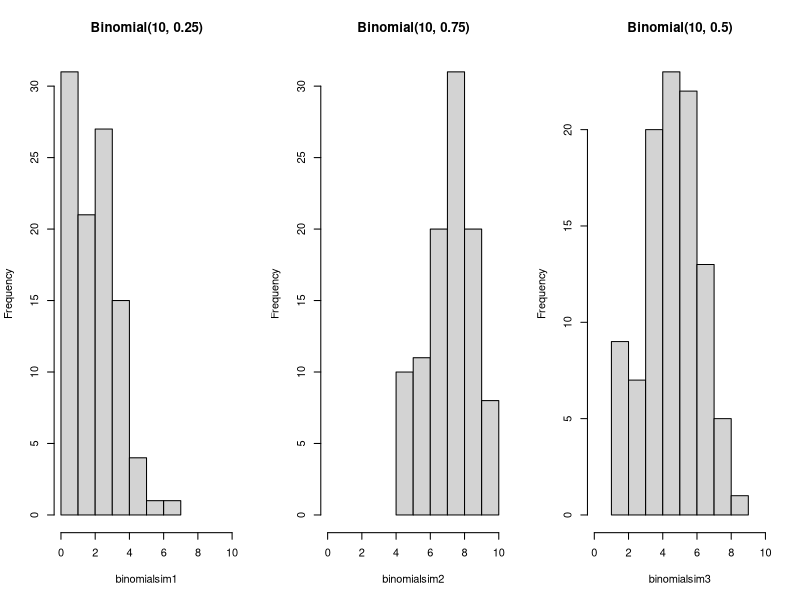
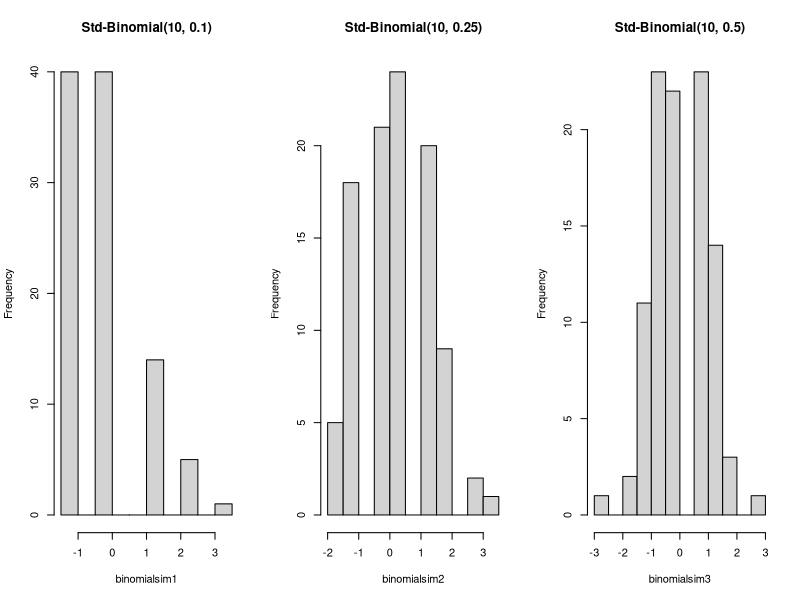
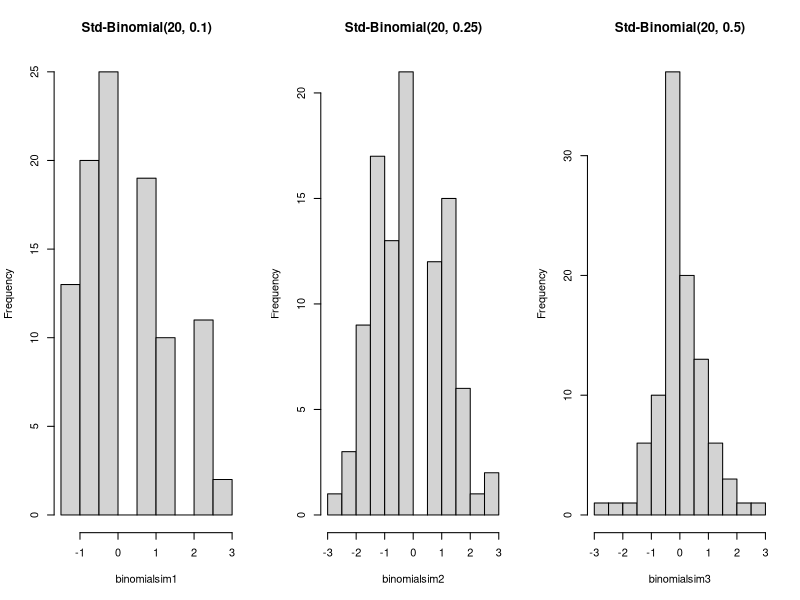
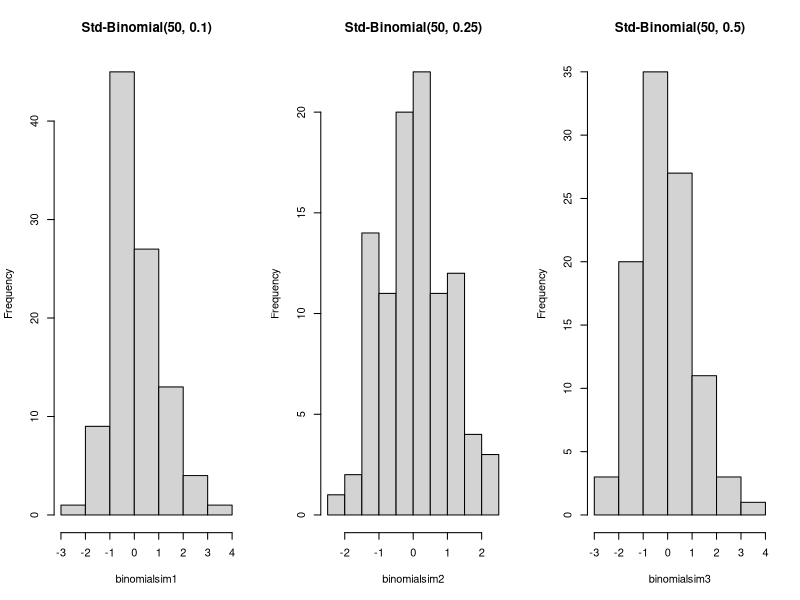
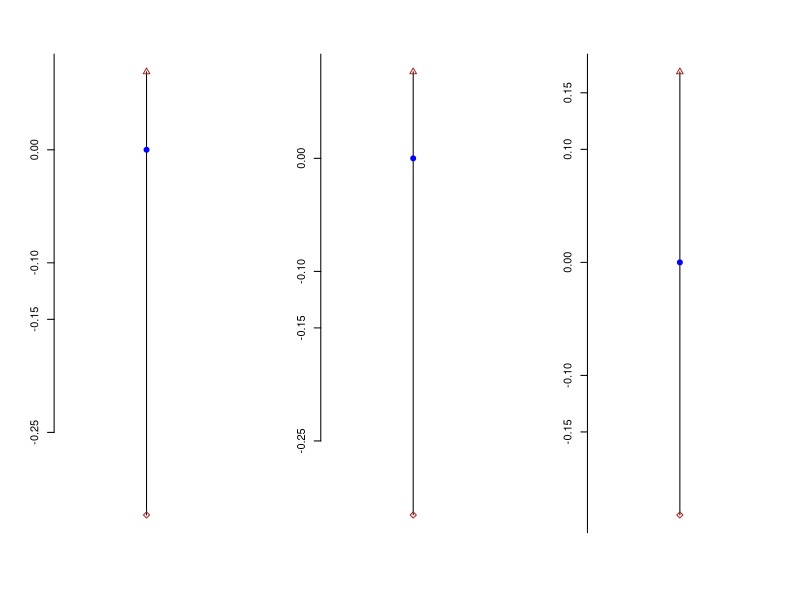
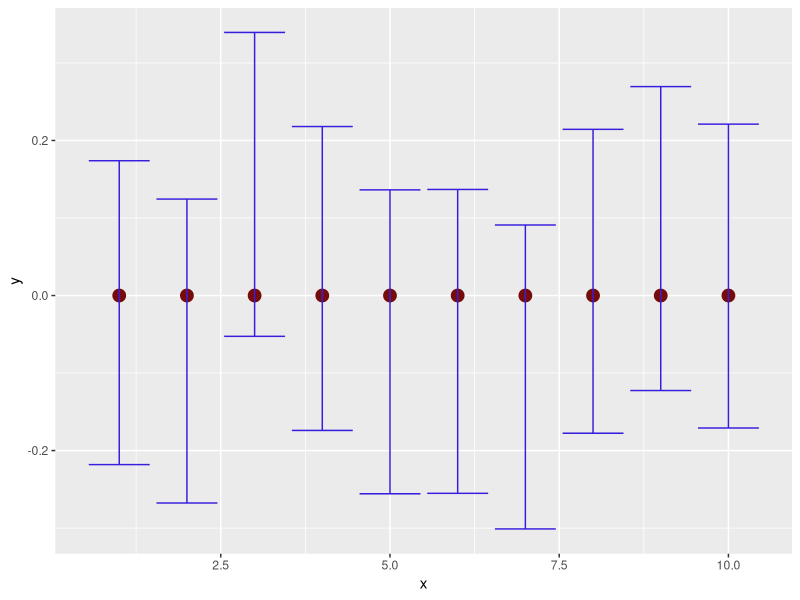
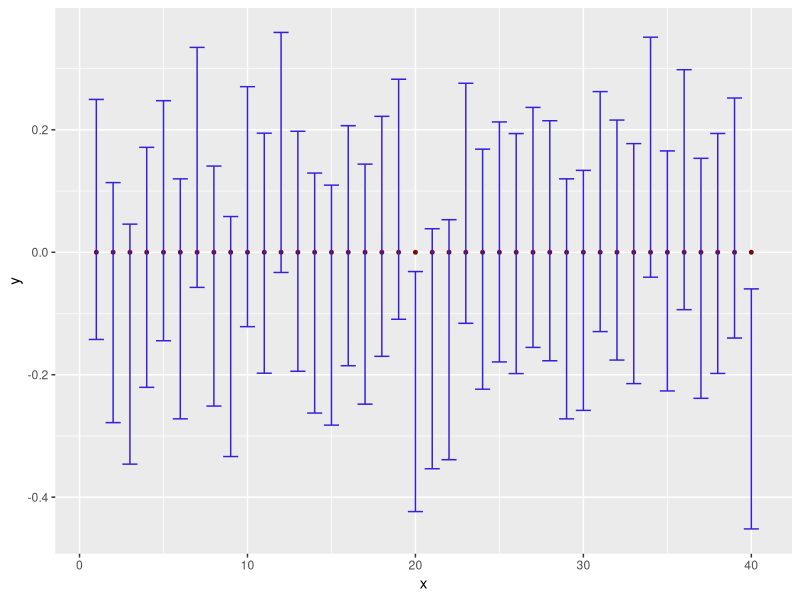
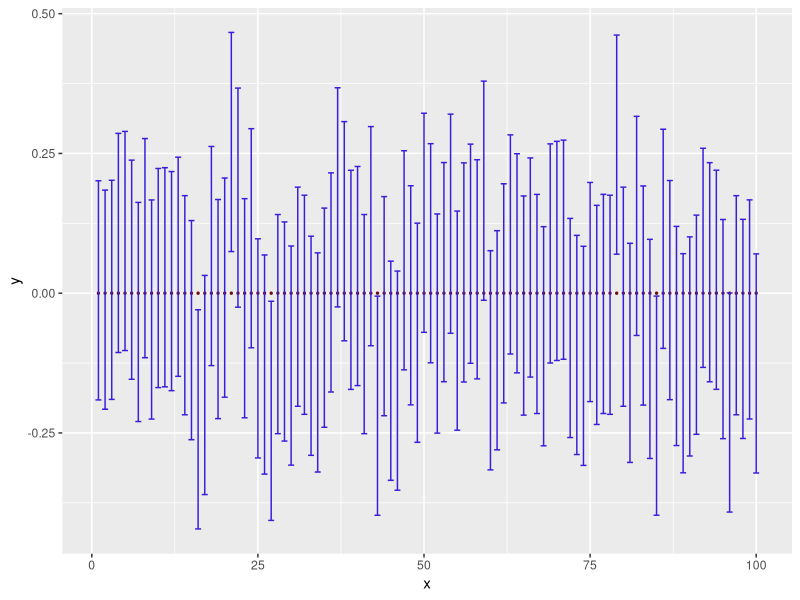

Recreate these plots in R, in order.
#############
"R-code notes compilation for  Week 8 March 15th, 17th
Compiled by: Deepta Basak, B.Math(hons.) 1st year"
#############


### Simulating Central Limit

# loading tidyverse for ggplot
library(tidyverse)




binomialsim1 <- rbinom(100, 10, 0.25)
# Generates 100 Binomial(10,0.25) samples
binomialsim2 <- replicate(100, rbinom(1, 10, 0.75))
# Generates 100 Binomial(10,0.75) samples
binomialsim3 <- replicate(100, rbinom(1, 10, 0.5))
# Generates 100 Binomial(10,0.5) samples

# Let's plot these
par(mfrow = c(1, 3))
#  par() -> used to set graphical entry parameters.
#  mfrow = c(1, 3) -> ensures all subsequent figures will be drawn in a 1x3 array on the device BY COLUMNS.

# Histogram plots of all the above three simulations
hist(binomialsim1, xlim = c(0, 10), main = "Binomial(10, 0.25)")
hist(binomialsim2, xlim = c(0, 10), main = "Binomial(10, 0.75)")
hist(binomialsim3, xlim = c(0, 10), main = "Binomial(10, 0.5)")
# From the above plots, it seems that for n = 10,
# symmetry is achieved when p = 0.5 and not when p = 0.25 or p = 0.75



### Visualizing the Central Limit Theorem

## n = 10
binomialsim1 <- replicate(
  100,
  (rbinom(1, 10, 0.1) - 1) / sqrt(10 * 0.1 * 0.9)
)
binomialsim2 <- replicate(
  100,
  (rbinom(1, 10, 0.25) - 2.5) / sqrt(10 * 0.25 * 0.75)
)
binomialsim3 <- replicate(
  100,
  (rbinom(1, 10, 0.5) - 5) / sqrt(10 * 0.5 * 0.5)
)

# Plotting
par(mfrow = c(1, 3))
# Standardized histograms for Binomial distribution with n = 10 and p = 0.1, 0.25, 0.5
hist(binomialsim1, main = "Std-Binomial(10, 0.1)")
hist(binomialsim2, main = "Std-Binomial(10, 0.25)")
hist(binomialsim3, main = "Std-Binomial(10, 0.5)")
# Perhaps n = 10 is not large enough to see the Central Limit Theorem occurring




## n = 20
binomialsim1 <- replicate(
  100,
  (rbinom(1, 20, 0.1) - 2) / sqrt(20 * 0.1 * 0.9)
)
binomialsim2 <- replicate(
  100,
  (rbinom(1, 20, 0.25) - 5) / sqrt(20 * 0.25 * 0.75)
)
binomialsim3 <- replicate(
  100,
  (rbinom(1, 20, 0.5) - 10) / sqrt(20 * 0.5 * 0.5)
)

# Plotting
par(mfrow = c(1, 3))
# Standardized histograms for Binomial distribution with n = 20 and p = 0.1, 0.25, 0.5
hist(binomialsim1, main = "Std-Binomial(20, 0.1)")
hist(binomialsim2, main = "Std-Binomial(20, 0.25)")
hist(binomialsim3, main = "Std-Binomial(20, 0.5)")
# n = 20 seems better for visualizing the Central Limit Theorem




## n = 50
binomialsim1 <- replicate(
  100,
  (rbinom(1, 50, 0.1) - 5) / sqrt(50 * 0.1 * 0.9)
)
binomialsim2 <- replicate(
  100,
  (rbinom(1, 50, 0.25) - 12.5) / sqrt(50 * 0.25 * 0.75)
)
binomialsim3 <- replicate(
  100,
  (rbinom(1, 50, 0.5) - 25) / sqrt(50 * 0.5 * 0.5)
)

# Plotting
par(mfrow = c(1, 3))
# Standardized histograms for Binomial distribution with n = 50 and p = 0.1, 0.25, 0.5
hist(binomialsim1, main = "Std-Binomial(50, 0.1)")
hist(binomialsim2, main = "Std-Binomial(50, 0.25)")
hist(binomialsim3, main = "Std-Binomial(50, 0.5)")
# With n = 50, we get closer to a Normal distribution









## Confidence Intervals

cifn <- function(x, alpha = 0.95) {
  z <- qnorm(
    (1 - alpha) / 2,
    lower.tail = FALSE
  )
  # z = 1.96
  sdx <- sqrt(1 / length(x))
  # sdx = \frac{1}{\sqrt{n}}
  c(mean(x) - z * sdx, mean(x) + z * sdx)
  # (mean(x) - \frac{1.96}{\sqrt{n}}, mean(x) - \frac{1.96}{\sqrt{n}})
}

##

x1 <- rnorm(100, 0, 1)
# 100 samples from Normal(0,1)
y <- cifn(x1)
# 95% confidence interval

x2 <- rnorm(100, 0, 1)
# 100 samples from Normal(0,1)
z <- cifn(x2)
# 95% confidence interval

x3 <- rnorm(100, 0, 1)
# 100 samples from Normal(0,1)
w <- cifn(x3)
# 95% confidence interval


## Let's plot the confidence intervals
par(mfrow = c(1, 3))

plot(c(0, 0), y, type = "l", xlab = "", ylab = "", axes = FALSE)
axis(2, at = c(-0.25, -0.15, -0.1, 0, 0.1, 0.15, 0.25))
points(0, 0, pch = 19, col = "blue")
points(0, y[1], pch = 23, col = "brown")
points(0, y[2], pch = 24, col = "brown")
# Plot of the first confidence interval y

plot(c(0, 0), z, type = "l", xlab = "", ylab = "", axes = FALSE)
axis(2, at = c(-0.25, -0.15, -0.1, 0, 0.1, 0.15, 0.25))
points(0, 0, pch = 19, col = "blue")
points(0, z[1], pch = 23, col = "brown")
points(0, z[2], pch = 24, col = "brown")
# Plot of the second confidence interval z

plot(c(0, 0), w, type = "l", xlab = "", ylab = "", axes = FALSE)
axis(2, at = c(-0.25, -0.15, -0.1, 0, 0.1, 0.15, 0.25))
points(0, 0, pch = 19, col = "blue")
points(0, w[1], pch = 23, col = "brown")
points(0, w[2], pch = 24, col = "brown")
# Plot of the third confidence interval w

### In this simulation, 0 belongs to all three confidence intervals y, z, w








# Checking confidence intervals with differnent number of trials
### 10 trials
normaldata <- replicate(10,
  rnorm(100, 0, 1),
  simplify = FALSE
)
# Generate 10 trials of 100 samples from the Normal(0,1) distribution

cidata <- sapply(normaldata, cifn)
# Apply cfin() to each trial

TRUEIN <- cidata[1, ] * cidata[2, ] < 0
table(TRUEIN)
# Check how many of the confidence intervals contain 0

require(ggplot2)
df <- data.frame(x = 1:10, z1 = cidata[1, ], z2 = cidata[2, ])

ggplot(df, aes(x = x, y = 0)) +
  geom_point(size = 4, color = "#760b0b") +
  geom_errorbar(
    aes(ymax = z2, ymin = z1),
    color = "#371edd"
  )
# ggplot of the above 10 trials





### 40 trials
normaldata <- replicate(40,
  rnorm(100, 0, 1),
  simplify = FALSE
)
# Generate 40 trials of 100 samples from the Normal(0,1) distribution

cidata <- sapply(normaldata, cifn)
# Apply cfin() to each trial

TRUEIN <- cidata[1, ] * cidata[2, ] < 0
table(TRUEIN)
# Check how many of the above confidence intervals contain 0

require(ggplot2)
df <- data.frame(x = 1:40, z1 = cidata[1, ], z2 = cidata[2, ])

ggplot(df, aes(x = x, y = 0)) +
  geom_point(size = 1, color = "#760b0b") +
  geom_errorbar(
    aes(ymax = z2, ymin = z1),
    color = "#371edd"
  )
# ggplot of the above 40 trials






### 100 trials
normaldata <- replicate(100,
  rnorm(100, 0, 1),
  simplify = FALSE
)
# Generate 100 trials of 100 samples from the Normal(0,1) distribution

cidata <- sapply(normaldata, cifn)
# Apply cfin() to each trial

TRUEIN <- cidata[1, ] * cidata[2, ] < 0
table(TRUEIN)
# Check how many of the above confidence intervals contain 0

require(ggplot2)
df <- data.frame(x = 1:100, z1 = cidata[1, ], z2 = cidata[2, ])

ggplot(df, aes(x = x, y = 0)) +
  geom_point(size = 0.5, color = "#760b0b") +
  geom_errorbar(
    aes(ymax = z2, ymin = z1),
    color = "#371edd"
  )
# ggplot of the above 100 trials




###